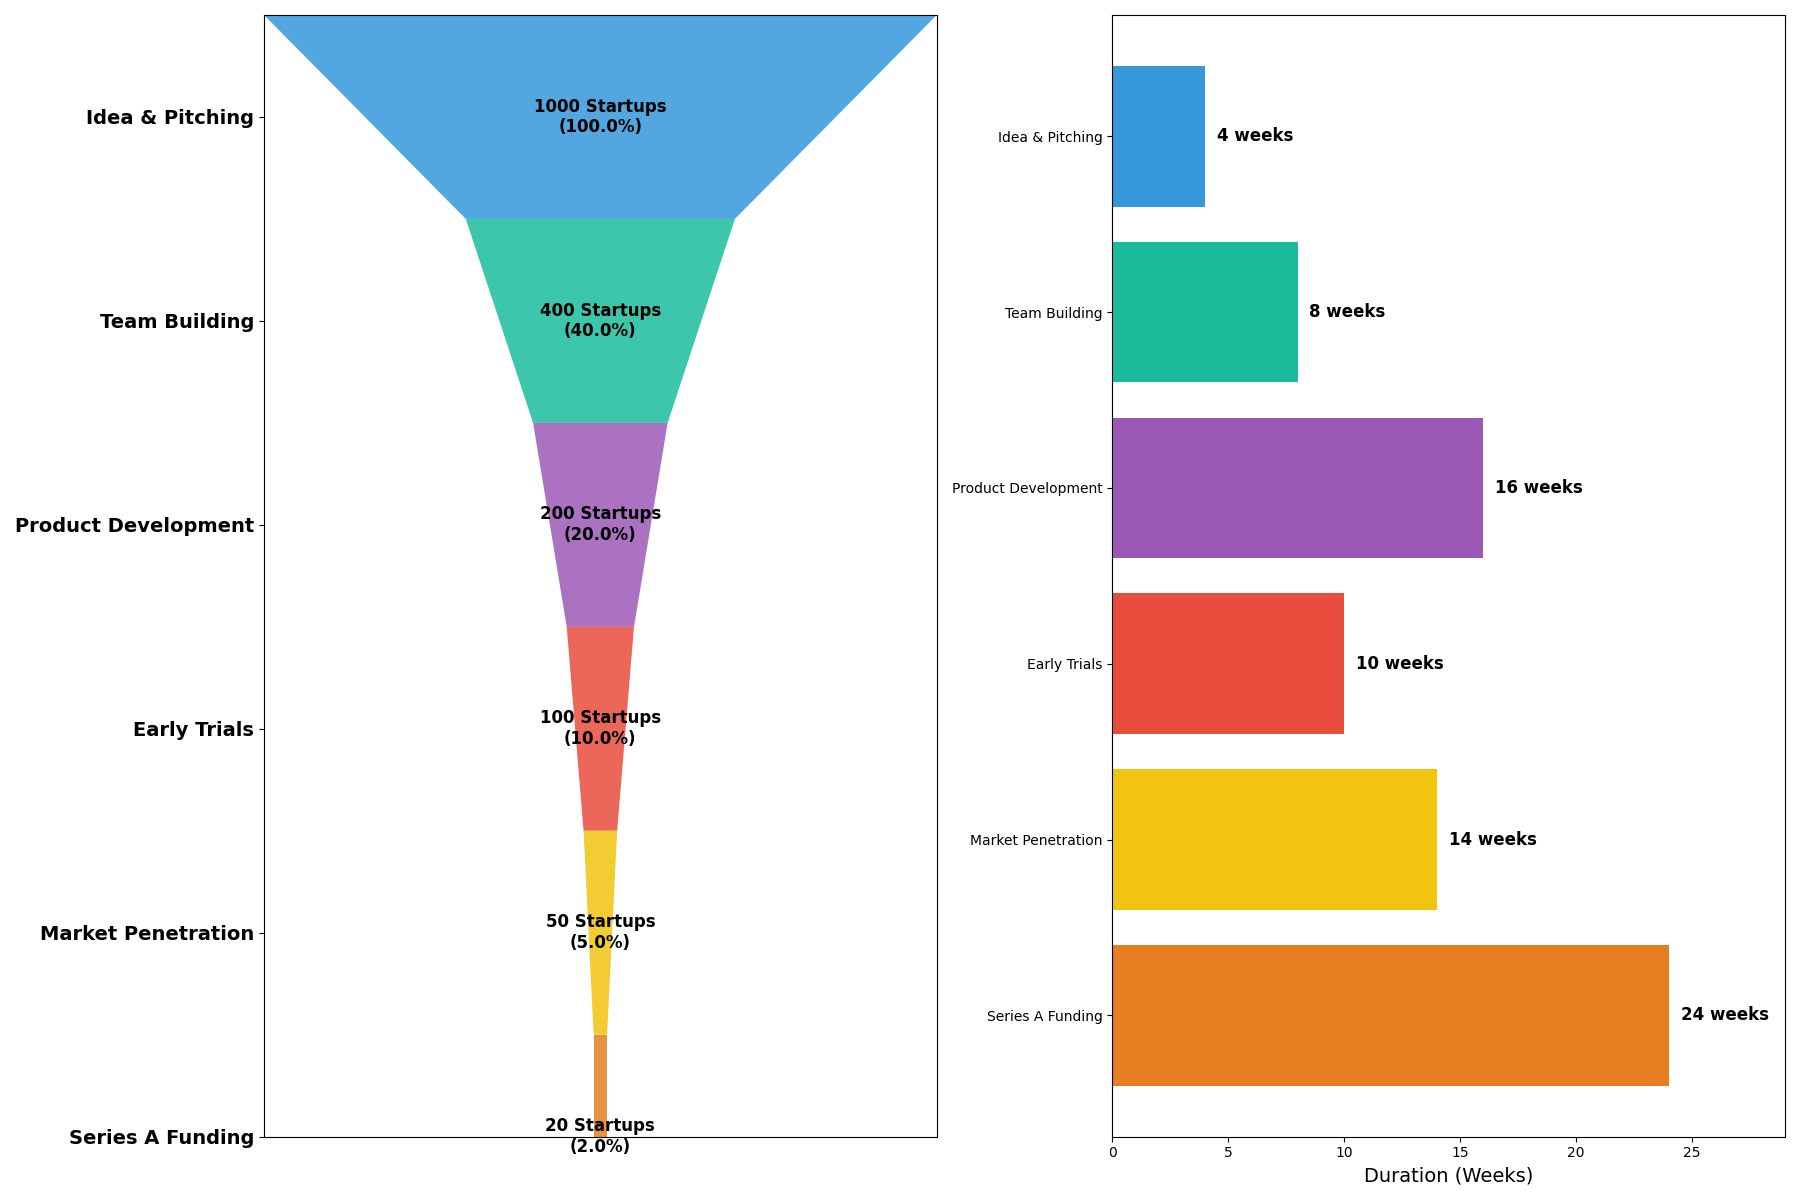

The Python source for this figure:
import matplotlib.pyplot as plt
import matplotlib.patches as patches

# Stages of the funnel and number of startups
stages = ["Idea & Pitching", "Team Building", "Product Development", "Early Trials", "Market Penetration", "Series A Funding"]
startup_counts = [1000, 400, 200, 100, 50, 20]

# Proportion of startups at each stage relative to the initial count
widths = [count / max(startup_counts) for count in startup_counts]
colors = ['#3498db', '#1abc9c', '#9b59b6', '#e74c3c', '#f1c40f', '#e67e22']

# Calculating points for each polygon to create a funnel effect
polygon_points = []
for i, width in enumerate(widths):
    bottom_width = width if i == len(widths) - 1 else widths[i + 1]
    top_left = ((1 - width) / 2, i)
    top_right = ((1 + width) / 2, i)
    bottom_left = ((1 - bottom_width) / 2, i + 1)
    bottom_right = ((1 + bottom_width) / 2, i + 1)
    polygon_points.append([top_left, top_right, bottom_right, bottom_left])

# Additional subplot data: average duration at each stage
average_durations = [4, 8, 16, 10, 14, 24] 

# Create the subplots
fig, (ax1, ax2) = plt.subplots(1, 2, figsize=(18, 12))
plt.subplots_adjust(wspace=0.4)

# Plotting the funnel chart
for i, (points, color) in enumerate(zip(polygon_points, colors)):
    funnel_polygon = patches.Polygon(points, closed=True, facecolor=color, linewidth=2, alpha=0.85)
    ax1.add_patch(funnel_polygon)
    
    percentage = (startup_counts[i] / max(startup_counts)) * 100
    ax1.text(0.5, i + 0.5, f'{startup_counts[i]} Startups\n({percentage:.1f}%)', 
             va='center', ha='center', fontsize=12, color='black', fontweight='bold')

# Customize the funnel chart
ax1.set_yticks([i + 0.5 for i in range(len(stages))])
ax1.set_yticklabels(stages, fontsize=14, fontweight='bold')
ax1.invert_yaxis()
ax1.set_xticks([])
ax1.set_xlim(0, 1)

# Plotting the bar chart for average durations
ax2.barh(stages, average_durations, color=colors)
ax2.set_xlabel('Duration (Weeks)', fontsize=14)
ax2.set_xlim(0, max(average_durations) + 5)
ax2.invert_yaxis()

for i, v in enumerate(average_durations):
    ax2.text(v + 0.5, i, f'{v} weeks', va='center', fontsize=12, color='black', fontweight='bold')

# Optimize layout
plt.tight_layout()

# Display the combined chart without stylistic elements
plt.show()
